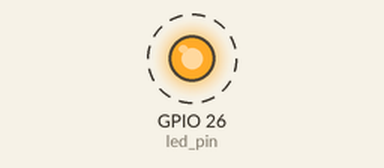
Simulated run of this sketch. Board: ESP32. Shown: output pins drawn as LEDs (lit = HIGH). Dashed ring = blinking.

Above: at 0.5 s.
Timing chart, 0 to 4.6 s (numbered marks = the images above):
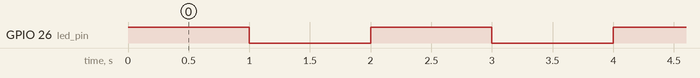

Measured:
- by itself, GPIO 26 (led_pin): alternates HIGH for 1.0 s and LOW for 1.0 s

The sketch:

01_blink.ino
```cpp
int led_pin = 26;
void setup() {
  // put your setup code here, to run once:
  pinMode(led_pin,OUTPUT);
}

void loop() {
  // put your main code here, to run repeatedly:
  digitalWrite(led_pin,1);
  delay(1000);
  digitalWrite(led_pin,0);
  delay(1000);

}
```
